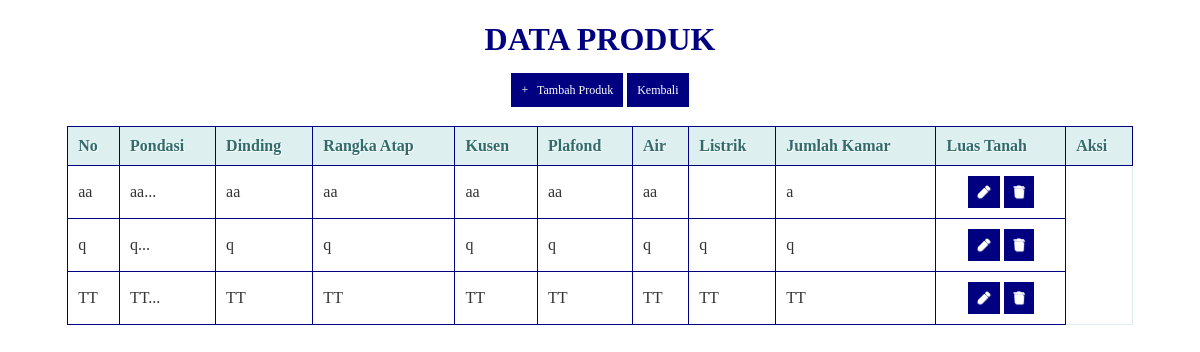
Page /edit-magnolia.php on the earlier database version.
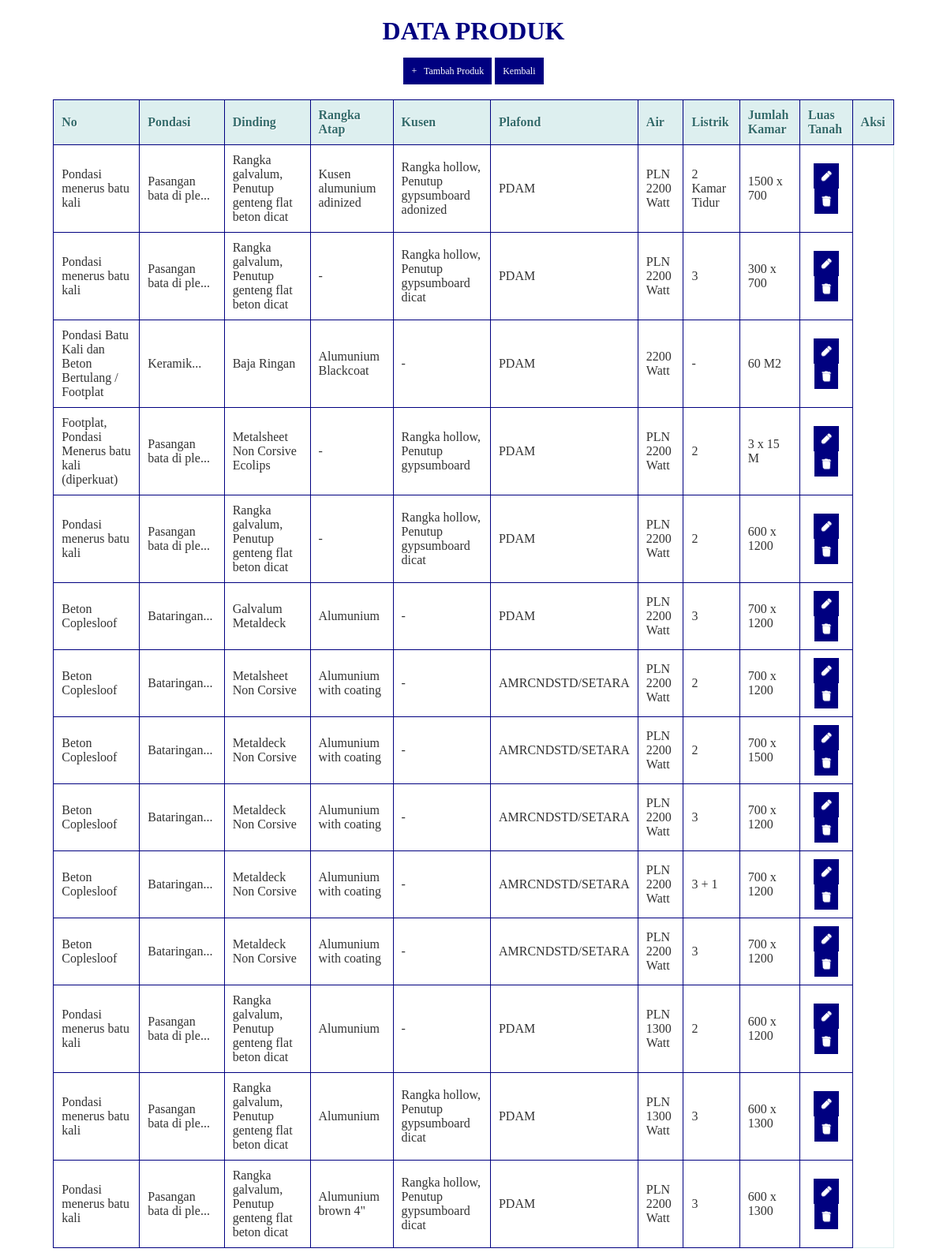
Same page on the later database version.
### tables this page shows
CREATE TABLE `spesifikasi_teknis` (
  `id_spesifikasi` int(5) NOT NULL,
  `id_cluster` int(11) NOT NULL,
  `pondasi` varchar(300) NOT NULL,
  `dinding` varchar(300) NOT NULL,
  `rangka_atap` varchar(300) NOT NULL,
  `kusen` varchar(300) NOT NULL,
  `plafond` varchar(300) NOT NULL,
  `air` varchar(300) NOT NULL,
  `listrik` varchar(300) NOT NULL,
  `jumlah_kamar` varchar(100) NOT NULL,
  `luas_tanah` varchar(100) NOT NULL
);

### edit-magnolia.php (the view, shortened to what this page needs)
<?php
  include('koneksi.php');
?>
<!DOCTYPE html>
<html>
  <head>
    <link rel="stylesheet" href="https://use.fontawesome.com/releases/v5.6.3/css/all.css">
  </head>
  <body>
    <center><h1>Data Produk</h1><center>
    <center><a href="upload-magnolia.php">+ &nbsp; Tambah Produk</a>   <a href="portfolio-details-magnolia-admin.php">Kembali</a><center>
    <br/>
    <table>
      <thead>
        <tr>
          <th>No</th>
          <th>Pondasi</th>
          <th>Dinding</th>
          <th>Rangka Atap</th>
          <th>Kusen</th>
          <th>Plafond</th>
          <th>Air</th>
          <th>Listrik</th>
          <th>Jumlah Kamar</th>
          <th>Luas Tanah</th>
          <th>Aksi</th>
        </tr>
    </thead>
    <tbody>
      <?php
      $query = "SELECT * FROM spesifikasi_teknis ORDER BY id_spesifikasi ASC";
      $result = mysqli_query($koneksi, $query);
      while($row = mysqli_fetch_assoc($result))
      {
      ?>
       <tr>
          <td><?php echo $row['pondasi']; ?></td>
          <td><?php echo substr($row['dinding'], 0, 20); ?>...</td>
          <td><?php echo $row['rangka_atap']; ?></td>
          <td><?php echo $row['kusen']; ?></td>
          <td><?php echo $row['plafond']; ?></td>
          <td><?php echo $row['air']; ?></td>
          <td><?php echo $row['listrik']; ?></td>
          <td><?php echo $row['jumlah_kamar']; ?></td>
          <td><?php echo $row['luas_tanah']; ?></td>
          <td style="text-align:center;">
              <a class="fa fa-pen" href="form-edit-cluster.php?id=<?php echo $row['id_cluster']; ?>"></a>
              <a class=" fa fa-trash" href="hapus-cluster.php?id=<?php echo $row['id_cluster']; ?>" onclick="return confirm('Anda yakin akan menghapus data ini?')"></a>
          </td>
      </tr>
      <?php
      }
      ?>
    </tbody>
    </table>
  </body>
</html>

Differences in the rows shown:
removed spesifikasi_teknis: pondasi "aa", dinding "aa", rangka_atap "aa", kusen "aa", plafond "aa", air "aa", listrik "aa", luas_tanah "a"
removed spesifikasi_teknis: pondasi "q", dinding "q", rangka_atap "q", kusen "q", plafond "q", air "q", listrik "q", jumlah_kamar "q", luas_tanah "q"
removed spesifikasi_teknis: pondasi "TT", dinding "TT", rangka_atap "TT", kusen "TT", plafond "TT", air "TT", listrik "TT", jumlah_kamar "TT", luas_tanah "TT"
added spesifikasi_teknis: pondasi "Pondasi menerus batu kali", dinding "Pasangan bata di ple", rangka_atap "Rangka galvalum, Penutup genteng flat beton dicat", kusen "Kusen alumunium adinized", plafond "Rangka hollow, Penutup gypsumboard adonized", air "PDAM", listrik "PLN 2200 Watt", jumlah_kamar "2 Kamar Tidur", luas_tanah "1500 x 700"
added spesifikasi_teknis: pondasi "Pondasi menerus batu kali", dinding "Pasangan bata di ple", rangka_atap "Rangka galvalum, Penutup genteng flat beton dicat", kusen "-", plafond "Rangka hollow, Penutup gypsumboard dicat", air "PDAM", listrik "PLN 2200 Watt", jumlah_kamar "3", luas_tanah "300 x 700"
added spesifikasi_teknis: pondasi "Pondasi Batu Kali dan Beton Bertulang / Footplat", dinding "Keramik", rangka_atap "Baja Ringan", kusen "Alumunium Blackcoat", plafond "-", air "PDAM", listrik "2200 Watt", jumlah_kamar "-", luas_tanah "60 M2"
added spesifikasi_teknis: pondasi "Footplat, Pondasi Menerus batu kali (diperkuat)", dinding "Pasangan bata di ple", rangka_atap "Metalsheet Non Corsive Ecolips", kusen "-", plafond "Rangka hollow, Penutup gypsumboard", air "PDAM", listrik "PLN 2200 Watt", jumlah_kamar "2", luas_tanah "3 x 15 M"
added spesifikasi_teknis: pondasi "Pondasi menerus batu kali", dinding "Pasangan bata di ple", rangka_atap "Rangka galvalum, Penutup genteng flat beton dicat", kusen "-", plafond "Rangka hollow, Penutup gypsumboard dicat", air "PDAM", listrik "PLN 2200 Watt", jumlah_kamar "2", luas_tanah "600 x 1200"
added spesifikasi_teknis: pondasi "Beton Coplesloof", dinding "Bataringan", rangka_atap "Galvalum Metaldeck", kusen "Alumunium", plafond "-", air "PDAM", listrik "PLN 2200 Watt", jumlah_kamar "3", luas_tanah "700 x 1200"
added spesifikasi_teknis: pondasi "Beton Coplesloof", dinding "Bataringan", rangka_atap "Metalsheet Non Corsive", kusen "Alumunium with coating", plafond "-", air "AMRCNDSTD/SETARA", listrik "PLN 2200 Watt", jumlah_kamar "2", luas_tanah "700 x 1200"
added spesifikasi_teknis: pondasi "Beton Coplesloof", dinding "Bataringan", rangka_atap "Metaldeck Non Corsive", kusen "Alumunium with coating", plafond "-", air "AMRCNDSTD/SETARA", listrik "PLN 2200 Watt", jumlah_kamar "2", luas_tanah "700 x 1500"
added spesifikasi_teknis: pondasi "Beton Coplesloof", dinding "Bataringan", rangka_atap "Metaldeck Non Corsive", kusen "Alumunium with coating", plafond "-", air "AMRCNDSTD/SETARA", listrik "PLN 2200 Watt", jumlah_kamar "3", luas_tanah "700 x 1200"
added spesifikasi_teknis: pondasi "Beton Coplesloof", dinding "Bataringan", rangka_atap "Metaldeck Non Corsive", kusen "Alumunium with coating", plafond "-", air "AMRCNDSTD/SETARA", listrik "PLN 2200 Watt", jumlah_kamar "3 + 1", luas_tanah "700 x 1200"
added spesifikasi_teknis: pondasi "Beton Coplesloof", dinding "Bataringan", rangka_atap "Metaldeck Non Corsive", kusen "Alumunium with coating", plafond "-", air "AMRCNDSTD/SETARA", listrik "PLN 2200 Watt", jumlah_kamar "3", luas_tanah "700 x 1200"
added spesifikasi_teknis: pondasi "Pondasi menerus batu kali", dinding "Pasangan bata di ple", rangka_atap "Rangka galvalum, Penutup genteng flat beton dicat", kusen "Alumunium", plafond "-", air "PDAM", listrik "PLN 1300 Watt", jumlah_kamar "2", luas_tanah "600 x 1200"
added spesifikasi_teknis: pondasi "Pondasi menerus batu kali", dinding "Pasangan bata di ple", rangka_atap "Rangka galvalum, Penutup genteng flat beton dicat", kusen "Alumunium", plafond "Rangka hollow, Penutup gypsumboard dicat", air "PDAM", listrik "PLN 1300 Watt", jumlah_kamar "3", luas_tanah "600 x 1300"
added spesifikasi_teknis: pondasi "Pondasi menerus batu kali", dinding "Pasangan bata di ple", rangka_atap "Rangka galvalum, Penutup genteng flat beton dicat", kusen "Alumunium brown 4\"", plafond "Rangka hollow, Penutup gypsumboard dicat", air "PDAM", listrik "PLN 2200 Watt", jumlah_kamar "3", luas_tanah "600 x 1300"
